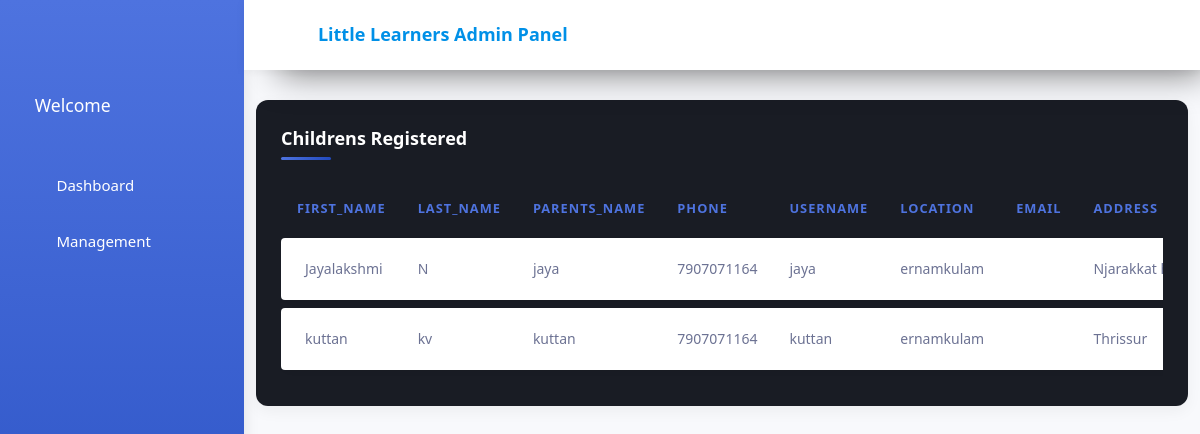
/AdminSide/Children_display/, run on the app's committed database.
### CareApp/models.py (models this page shows, shortened)
class RegistrationDB(models.Model):
    Id=models.AutoField(primary_key=True)
    Mail=models.EmailField(null=True,blank=True,max_length=30)
    First_Name=models.CharField(null=True,blank=True,max_length=30)
    Last_Name=models.CharField(null=True,blank=True,max_length=30)
    Username=models.CharField(null=True,blank=True,max_length=30,unique=True)
    Parents_Name=models.CharField(null=True,blank=True,max_length=30)
    Phone=models.CharField(null=True,blank=True,max_length=12)
    Address=models.CharField(null=True,blank=True,max_length=100)
    Location=models.CharField(null=True,blank=True,max_length=30)
    Password=models.CharField(null=True,blank=True,max_length=30)
    Pickup_Point=models.CharField(null=True,blank=True,max_length=30)
    Drop_Point=models.CharField(null=True,blank=True,max_length=30)
    Medical_History=models.CharField(null=True,blank=True,max_length=30)
    Alleries=models.CharField(null=True,blank=True,max_length=30)
    Special_Attention=models.CharField(null=True,blank=True,max_length=30)
    Emergency_Procedures=models.CharField(null=True,blank=True,max_length=30)
    Kid_Image=models.ImageField(upload_to="Children Photos",null=True,blank=True)
    driver = models.ForeignKey(Driverdb, on_delete=models.SET_NULL, null=True, blank=True, editable=False)
    Temp_Pickup_Point=models.CharField(null=True,blank=True,max_length=300)
    Temp_Drop_Point=models.CharField(null=True,blank=True,max_length=300)
    time_field = models.TimeField(null=True, blank=True)
    date_field=models.DateField(null=True,blank=True)

### AdminSide/views.py (the view)
# urls.py: path('Children_display/',views.Children_display,name="Children_display"),
def Children_display(req):
    x=RegistrationDB.objects.all()
    return render(req,"Children List.html",{'x':x})

### AdminSide/templates/Children List.html (shortened to what this page needs)
{% extends 'Index.html' %}
{% block content %}
<div style="margin-top: 100px;" class="col-12 grid-margin">
  <div class="card">
    <div class="card-body">
      <h4 class="card-title">Childrens Registered</h4>
      <div class="table-responsive">
        <table class="table">
          <thead>
            <tr>
              <th>First_Name</th>
              <th>Last_Name</th>
              <th>Parents_Name</th>
              <th>Phone </th>
              <th> Username </th>
              <th>Location</th>
              <th> Email </th>
              <th> Address </th>
            </tr>
          </thead>
          <tbody>
            {% for i in x %}
            <tr>
              <td class="rounded-left">
                <span class="pl-2">{{i.First_Name}}</span>
              </td>
              <td> {{i.Last_Name}} </td>
              <td> {{i.Parents_Name}} </td>
              <td> {{i.Phone}} </td>
              <td> {{i.Username}} </td>
              <td> {{i.Location}} </td>
              <td> {{i.Email}} </td>
              <td> {{i.Address}} </td>
            </tr>
            {% endfor %}
          </tbody>
        </table>
      </div>
    </div>
  </div>
</div>
{% endblock %}

### AdminSide/templates/Index.html (style rules this page uses)
:root { --primary-color: #4e73df; --secondary-color: #1cc88a; --danger-color: #e74a3b; --warning-color: #f6c23e; --dark-color: #5a5c69; --card-border-radius: 12px; --transition-speed: 0.3s; }
body { font-family: 'Nunito', 'Segoe UI', Roboto, 'Helvetica Neue', Arial, sans-serif; background-color: #f8f9fc; }
.card { border: none; border-radius: var(--card-border-radius); box-shadow: 0 5px 15px rgba(0, 0, 0, 0.05); transition: transform var(--transition-speed), box-shadow var(--transition-speed); overflow: hidden; }
.card-body { padding: 1.5rem; }
.table { border-collapse: separate; border-spacing: 0 8px; }
.table thead th { border-bottom: none; font-weight: 600; text-transform: uppercase; font-size: 0.8rem; letter-spacing: 1px; color: #4e73df; padding: 1rem; }
.table tbody tr { background-color: white; box-shadow: 0 2px 5px rgba(0, 0, 0, 0.05); border-radius: 10px; transition: all var(--transition-speed); }
.table tbody td { border-top: none; padding: 1rem; vertical-align: middle; }
.card-title { font-weight: 700; margin-bottom: 1.5rem; color: #4e73df; position: relative; padding-bottom: 10px; }
.card-title:after { content: ''; position: absolute; left: 0; bottom: 0; width: 50px; height: 3px; background: linear-gradient(90deg, #4e73df, #224abe); border-radius: 2px; }

### data on the page
RegistrationDB: First_Name "Jayalakshmi", Last_Name "N", Parents_Name "jaya", Phone "7907071164", Username "jaya", Location "ernamkulam", Address "Njarakkat…"
RegistrationDB: First_Name "kuttan", Last_Name "kv", Parents_Name "kuttan", Phone "7907071164", Username "kuttan", Location "ernamkulam", Address "Thrissur"
